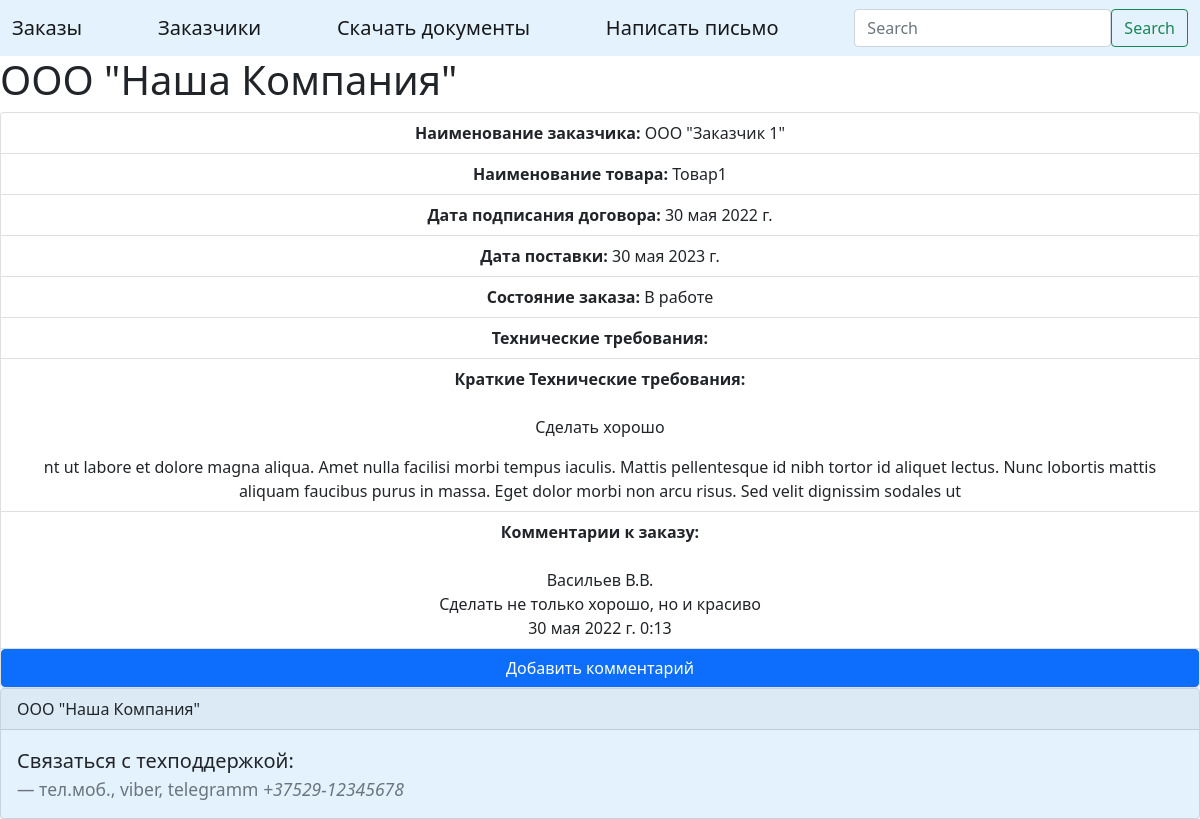
Page /order/1/ on the earlier database version.
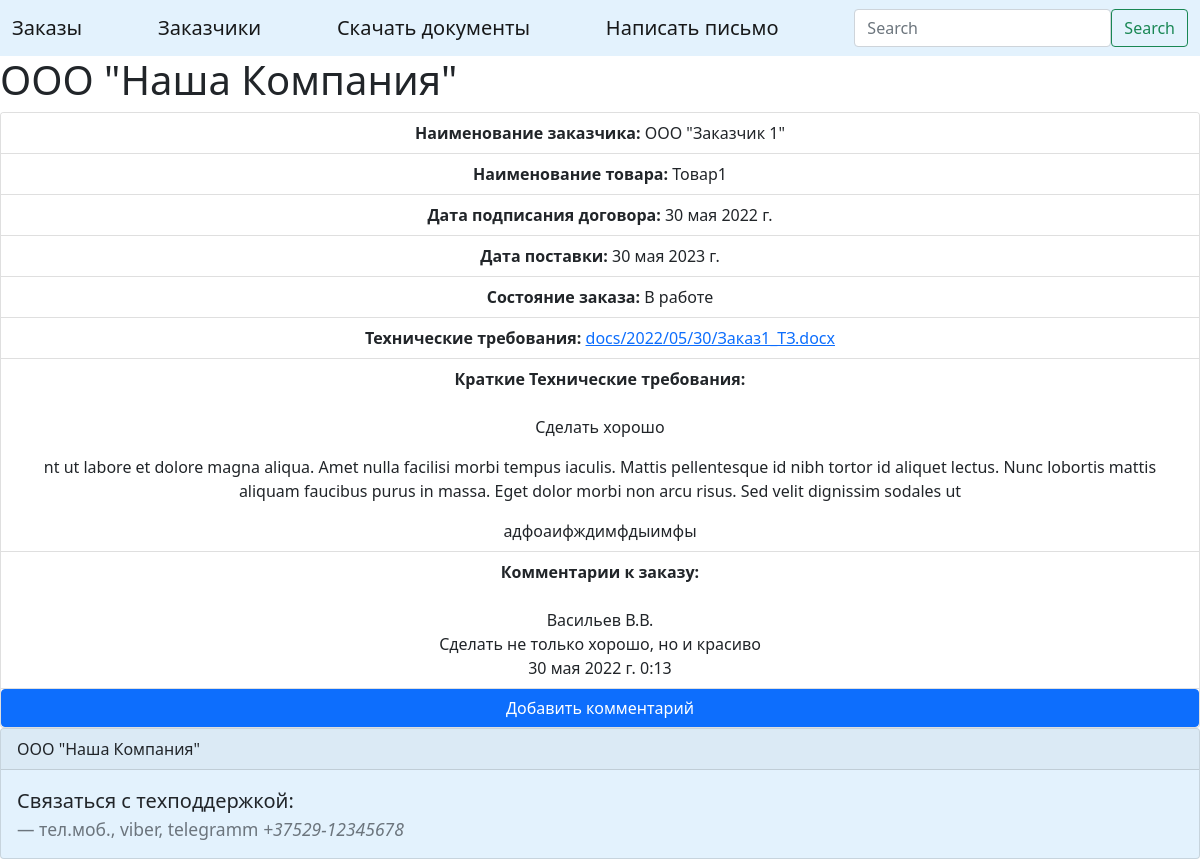
Same page on the later database version.
### ordering/models.py (models this page shows, shortened)
class Requirements(models.Model):
    orders = models.ForeignKey(Orders, on_delete=models.PROTECT, verbose_name='Заказ')
    docs = models.FileField(upload_to='docs/%Y/%m/%d/', verbose_name='Документы', blank=True)
    text = models.CharField(max_length=250, verbose_name='Тех. требования кратко', blank=True)
    class Meta:
        verbose_name = 'Тех. требования'
        verbose_name_plural = 'Тех. требования'
        ordering = ['id']

class Comments(models.Model):
    orders = models.ForeignKey(Orders, on_delete=models.PROTECT, verbose_name='Заказ')
    text = models.TextField(verbose_name='Комментарий')
    created_at = models.DateTimeField(auto_now_add=True, verbose_name='Дата создания комментария')
    author = models.CharField(max_length=150, verbose_name='Автор комментария')
    class Meta:
        verbose_name = 'Комментарий'
        verbose_name_plural = 'Комментарии'
        ordering = ['created_at']

### ordering/views.py (the view)
# urls.py: path('order/<int:order_id>/', views.order_detail, name='order_detail'),
def order_detail(request, order_id):
    order = get_object_or_404(models.Orders, id=order_id)
    requirements = models.Requirements.objects.filter(orders=order_id)
    comments = models.Comments.objects.filter(orders=order_id)
    context = {
        'order': order,
        'requirements': requirements,
        'comments': comments,
    }
    return render(request, 'order_detail.html', {'context': context})

### ordering/models.py (called while the page is built)
    def __str__(self):
        return self.customers_mame

### ordering/templates/order_detail.html (shortened to what this page needs)
{% extends 'base.html' %}
{% block content %}
<div class="card text-center">
    <ul class="list-group list-group-flush">
        <li class="list-group-item"><b>Наименование заказчика:</b> {{ context.order.customers }}</li>
        <li class="list-group-item"><b>Наименование товара:</b> {{ context.order.name_of_goods }}</li>
        <li class="list-group-item"><b>Дата подписания договора:</b> {{ context.order.date_of_contract }}</li>
        <li class="list-group-item"><b>Дата поставки:</b> {{ context.order.date_of_delivery }}</li>
        <li class="list-group-item"><b>Состояние заказа:</b> {{ context.order.contract_status }}</li>
        <li class="list-group-item"><b>Технические требования:</b>
            {% for requirement in context.requirements %}
            <a href={% url 'downloads_file' %}>{{ requirement.docs }}</a>
            {% endfor %}
        </li>
        <li class="list-group-item"><b>Краткие Технические требования:</b><br><br>
            {% for requirement in context.requirements %}
            <p class="card-text">{{ requirement.text }}</p>{% endfor %}
        </li>
        <li class="list-group-item"><b>Комментарии к заказу:</b>
            {% for comment in context.comments %}
            <br><br>{{ comment.author }}<br>{{ comment.text }}<br>{{ comment.created_at }}
            {% endfor %}
        </li>
    </ul>
    <a href={% url 'add_comment' order_id=context.order.id %} class="btn btn-primary">Добавить комментарий</a>
</div>
{% endblock %}

Differences in the rows shown:
added Requirements: docs "docs/2022/05/30/Заказ1_ТЗ.docx", text "адфоаифждимфдыимфы"
